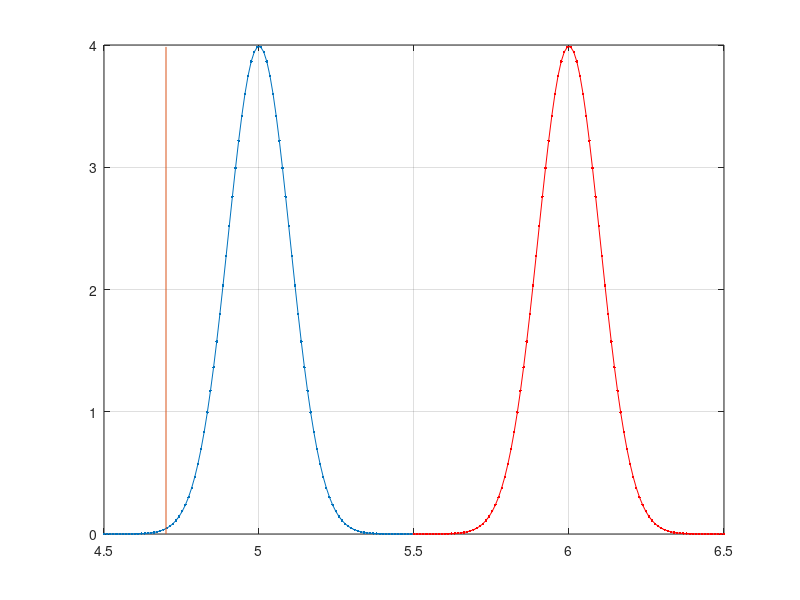

Reproduce this figure in MATLAB. (Note: this script raises an error after producing the figure.)
clear all 
close all
clc
%% 
% MU_0 = [7.987 6.346 4.1 5]; % 117.8
% MU_0 = [8.064 6.346 4.1 5]; % 117.1
MU_0 = [5 6 4 5]; % 117.8
n = 100;
%MU_0 = [5.8 6 5 6];
%diff13 = (MU_0(1) + MU_0(3) - 10)/2;
%diff14 = (MU_0(1) + MU_0(4) - 10)/2;
%% parameters for D1 and D2
sig_D1 = 0.1;
sig_D2 = 0.1;
rho = 0;
SIGMA = [sig_D1^2 rho*sig_D1*sig_D2; rho*sig_D1*sig_D2 sig_D2^2];
A = [4.7 5.7]
B = [5.3 6.3];
LD1 = A(1);
LD2 = A(2);
UD1 = B(1);
UD2 = B(2);
D1 = linspace(MU_0(1)-.5,MU_0(1)+.5,n);
D2 = linspace(MU_0(2)-.5,MU_0(2)+.5,n);
D3 = linspace(MU_0(3)-.5,MU_0(3)+.5,n);
D4 = linspace(MU_0(4)-.5,MU_0(4)+.5,n);

sig_D3 = 0.05;
sig_D4 = 0.05;
rho = 0;
SIGMA2 = [sig_D3^2 rho*sig_D3*sig_D4; rho*sig_D3*sig_D4 sig_D4^2];
LT1 = 4.9; % lower tolerance for thickness
UT1 = 5.1; % upper tolerance for thickness
LT2 = 4.9;
UT2 = 5.1;
a = 0;    % Clayton's alpha parameter for Clyaton correlation

D1_dist = normpdf(D1,MU_0(1),sig_D1);
D2_dist = normpdf(D2,MU_0(2),sig_D2)
figure;
plot(D1,D1_dist,'.-'); hold on
plot(D2,D2_dist,'r.-'); grid on
line([LD1,LD1],[0 max(D1_dist)])
%Cost_Fun_D1D2 = @(MU_0) 1*D1_D2_CostModel(MU_0,SIGMA,LD1,LD2,UD1,UD2);
%EP_D = Cost_Fun_D1D2(MU_0(1:2));
%% Inital first cut distribution
[X1 X2] = ndgrid(D1,D2);
X = [X1(:) X2(:)];

%% Find final distribution shapes from first stage (outer diameters)
pdf_D1 = Fun_TruncatedNormalDist_pdf(D1,MU_0(1),sig11_D1,A(1),B(1),B(1),0);
pdf_D2 = Fun_TruncatedNormalDist_pdf(D2,MU_0(2),sig22_D2,A(2),B(2),B(2),0);
cdf_D1 = Fun_TruncatedNormalDist_cdf(D1,MU_0(1),sig11_D1,A(1),B(1),B(1),0);
cdf_D2 = Fun_TruncatedNormalDist_cdf(D2,MU_0(2),sig22_D2,A(2),B(2),B(2),0);


%%%%%%%%%%%%%%%%%%%%%%%%%%%%%%%%%%%%%%%%%%%%%%%%%%%%%%%%%%%%%%%%%%%%%%%%%%%
                            %%% CONVOLUTION %%%
%%%%%%%%%%%%%%%%%%%%%%%%%%%%%%%%%%%%%%%%%%%%%%%%%%%%%%%%%%%%%%%%%%%%%%%%%%%
% Work out T1 = D1 - D3
%      and T2 = D1 - D4
% remember Conv does Z = X + Y
% Therefore do T1 = D1 + (-D2) and same for T2.
% T1
D1D3 = linspace(-1*MU_0(3)+diff13,MU_0(1)-diff13,n);
D3n = -1*D3;
pdf_D3n = normpdf(D3n,-1*MU_0(3),sig_D3);
pdf_T1 = conv(pdf_D1,pdf_D3n)*(D1(2)-D1(1));
cdf_T1 = cumtrapz(D1D3*2,pdf_T1(1:2:end));

figure(22)
plot(D1,pdf_D1,'.-'); hold on; plot(D3n,pdf_D3n,'r.-'); hold on; 
plot(D1D3*2,pdf_T1(1:2:end),'g.-'); grid on

trapz(D1,pdf_D1);
trapz(D3,pdf_D3n);
trapz(D1D3*2,pdf_T1(1:2:end))

% T2
D1D4 = linspace(-1*MU_0(4)+diff14,MU_0(1)-diff14,n);
D4n = -1*D4;
pdf_D4n = normpdf(D4n,-1*MU_0(4),sig_D4);
pdf_T2 = conv(pdf_D1,pdf_D4n)*(D1(2)-D1(1));
cdf_T2 = cumtrapz(D1D4*2,pdf_T2(1:2:end));

figure(44)
plot(D1,pdf_D1,'b.-'); hold on; plot(D4n,pdf_D4n,'r.-'); hold on; 
plot(D1D4*2,pdf_T2(1:2:end),'g.-'); grid on

trapz(D4,pdf_D4n);
trapz(D1D3*2,pdf_T2(1:2:end))
% figure(5) 
% plot(D1D4*2,cdf_T2,'g.-'); grid on

% Convert pdf_t1 and cdf_t1 into grid format
[X1 X2] = ndgrid(D1D3,D1D4);
X = [X1(:) X2(:)];
D1D3grid = X(:,1);
D1D4grid = X(:,2);
c = 1;
while c < length(D1D3)^2
    pdf_T1grid(c:c+length(D1D3)-1,1) = pdf_T1(1:2:end);
    cdf_T1grid(c:c+length(D1D3)-1,1) = cdf_T1;
    c = length(pdf_T1grid)+1;
end
pdf_T2 = pdf_T2(1:2:end);
c = 1;
for i = 1:length(D1D4)
    pdf_T2grid(c:c+length(D1D3)-1,1) = pdf_T2(i);
    cdf_T2grid(c:c+length(D1D3)-1,1) = cdf_T2(i);
    c = length(pdf_T2grid)+1;
end
%%%%%%%%%%%%%%%%%%%%%%%%%%%%%%%%%%%%%%%%%%%%%%%%%%%%%%%%%%%%%%%%%%%%%%%%%%%
                            %%% Copula(T1, T2) %%%
%%%%%%%%%%%%%%%%%%%%%%%%%%%%%%%%%%%%%%%%%%%%%%%%%%%%%%%%%%%%%%%%%%%%%%%%%%%
% Copula to join T1 and T2 distributions together with correlation
c = 0.0;
p1 = [1 c;c 1];
CpdfT1T2 = copulapdf('Gaussian',[cdf_T1grid,cdf_T2grid],p1).*pdf_T1grid.*pdf_T2grid;
CcdfT1T2 = copulacdf('Gaussian',[cdf_T1grid,cdf_T2grid],p1);
CpdfT1T2 = reshape(CpdfT1T2,length(D1D3),length(D1D4));
CcdfT1T2 = reshape(CcdfT1T2,length(D1D3),length(D1D4));

% plot outer diameter finish distributions
% figure(6)
% surf(D1D3,D1D4,CpdfT1T2,'Line','none'); hold on
% xlabel('Thickness 1')
% ylabel('Thickness 2')
% zlabel('Probability Density')
% figure(7)
% surf(D1D3,D1D4,CcdfT1T2,'Line','none'); hold on
% xlabel('Thickness 1')
% ylabel('Thickness 2')
% zlabel('Cumulative Density')

[val1 index1] = find(D1D3*2<=LT1);  % Find closest value to LT1 in D1D3*2
[val2 index2] = find(D1D3*2>=UT1);  % Find closest value to UT1 in D1D3*2
[val3 index3] = find(D1D4*2<=LT2);  % Find closest value to LT2 in D1D4*2
[val4 index4] = find(D1D4*2>=UT2);  % Find closest value to UT2 in D1D4*2
cdf_LT1 = interp1([D1D3(index1(end))*2,D1D3(index1(end)+1)*2],...
    [cdf_T1(index1(end)),cdf_T1(index1(end)+1)],LT1);% value of cdf_T1 at LT1
cdf_UT1 = interp1([D1D3(index2(1)-1)*2,D1D3(index2(1))*2],...
    [cdf_T1(index2(1)-1),cdf_T1(index2(1))],UT1);    % value of cdf_T1 at UT1
cdf_LT2 = interp1([D1D4(index3(end))*2,D1D4(index3(end)+1)*2],...
    [cdf_T2(index3(end)),cdf_T2(index3(end)+1)],LT2);% value of cdf_T2 at LT2
cdf_UT2 = interp1([D1D4(index4(1)-1)*2,D1D4(index4(1))*2],...
    [cdf_T2(index4(1)-1),cdf_T2(index4(1))],UT2);    % value of cdf_T2 at UT2 
%%%%%%%%%%%%%%%%%%%%%%%%%%%%%%%%%%%%%%%%%%%%%%%%%%%%%%%%%%%%%%%%%%%%%%%%%%%
                            %%% Markov T1 and T2 %%%
%%%%%%%%%%%%%%%%%%%%%%%%%%%%%%%%%%%%%%%%%%%%%%%%%%%%%%%%%%%%%%%%%%%%%%%%%%%
p12 = copulacdf('Gaussian',[inf,cdf_UT2],p1) - copulacdf('Gaussian',[cdf_UT1,cdf_UT2],p1)...
    - copulacdf('Gaussian',[inf,cdf_LT2],p1) + copulacdf('Gaussian',[cdf_UT1,cdf_LT2],p1);
p13 = copulacdf('Gaussian',[cdf_UT1,inf],p1) - copulacdf('Gaussian',[cdf_UT1,cdf_UT2],p1)...
    - copulacdf('Gaussian',[cdf_LT1,inf],p1) + copulacdf('Gaussian',[cdf_LT1,cdf_UT2],p1);
p14 = 1 - copulacdf('Gaussian',[inf,cdf_UT2],p1) - copulacdf('Gaussian',[cdf_UT1,inf],p1)...
    + copulacdf('Gaussian',[cdf_UT1,cdf_UT2],p1);
p15 = copulacdf('Gaussian',[cdf_UT1,cdf_UT2],p1) - copulacdf('Gaussian',[cdf_LT1,cdf_UT2],p1)...
    - copulacdf('Gaussian',[cdf_UT1,cdf_LT2],p1) + copulacdf('Gaussian',[cdf_LT1,cdf_LT2],p1);
p16 = copulacdf('Gaussian',[cdf_LT1,inf],p1) + copulacdf('Gaussian',[inf,cdf_LT2],p1)...
    - copulacdf('Gaussian',[cdf_LT1,cdf_LT2],p1);
P = p12+p13+p14+p15+p16;

p22 = 1 - cdf_UT1; % rework on T1 
p25 = cdf_UT1 - cdf_LT1; % conformance T1
p26 = cdf_LT1; % scrap T1
p33 = 1 - cdf_UT2; % rework on T2 
p35 = cdf_UT2 - cdf_LT2; % conformance T2
p36 = cdf_LT2; % scrap T2

p42 = p12;
p43 = p13;
p44 = p14;
p45 = p15;
p46 = p16;
p55 = 1;
p56 = 0;
P1s = [p12,p13,p14,p15,p16];
P2s = [p22];

m12 = p12/((1-p22)*(1-p44));
m13 = p13/((1-p33)*(1-p44));
m14 = p14/(1-p44);

%% Acceptance parts
f15 = p15 + p12*p25/((1-p22)*(1-p44)) + p13*p35/((1-p33)*(1-p44)) + p14*p45/(1-p44);
f25 = (p25/(1-p22));%*p12;
f35 = (p35/(1-p33));%*p13;
f45 = (p42*p25/((1-p22)*(1-p44)) + p43*p35/((1-p33)*(1-p44)) + p45/(1-p44));%*p14;

%% Scrap parts
f16 = p16 + p12*p26/((1-p22)*(1-p44)) + p13*p36/((1-p33)*(1-p44)) + p14*p46/(1-p44);
f26 = (p26/(1-p22));%*p12;
f36 = (p36/(1-p33));%*p13;
f46 = (p42*p26/((1-p22)*(1-p44)) + p43*p36/((1-p33)*(1-p44)) + p46/(1-p44));%*p14;

f1s = [f15, f25*(P1s(3)*(P1s(1)/(1-P1s(3)))+P1s(1)),...
    f35*(P1s(3)*(P1s(2)/(1-P1s(3)))+P1s(2))...
    P1s(3)*(P1s(4)/(1-P1s(3)))];
f2s = [f16, f26*(P1s(3)*(P1s(1)/(1-P1s(3)))+P1s(1)),...
    f36*(P1s(3)*(P1s(2)/(1-P1s(3)))+P1s(2)),...
    P1s(3)*(P1s(5)/(1-P1s(3)))];
ms = [m12,m13,m14];

SPT = 200;
PCT = 10;
RCT = [0 5 5 10];
SCT = [130 135 135 140];
ScrapT = SCT(1)*P1s(5) + SCT(2)*f2s(2) + SCT(3)*f2s(3) + SCT(4)*f2s(4);
RworkT = RCT(2)*m12 + RCT(3)*m13 + RCT(4)*m14;
EP_T = SPT*f15 - PCT - ScrapT - RworkT;

TotalProfit = EP_D + EP_T
